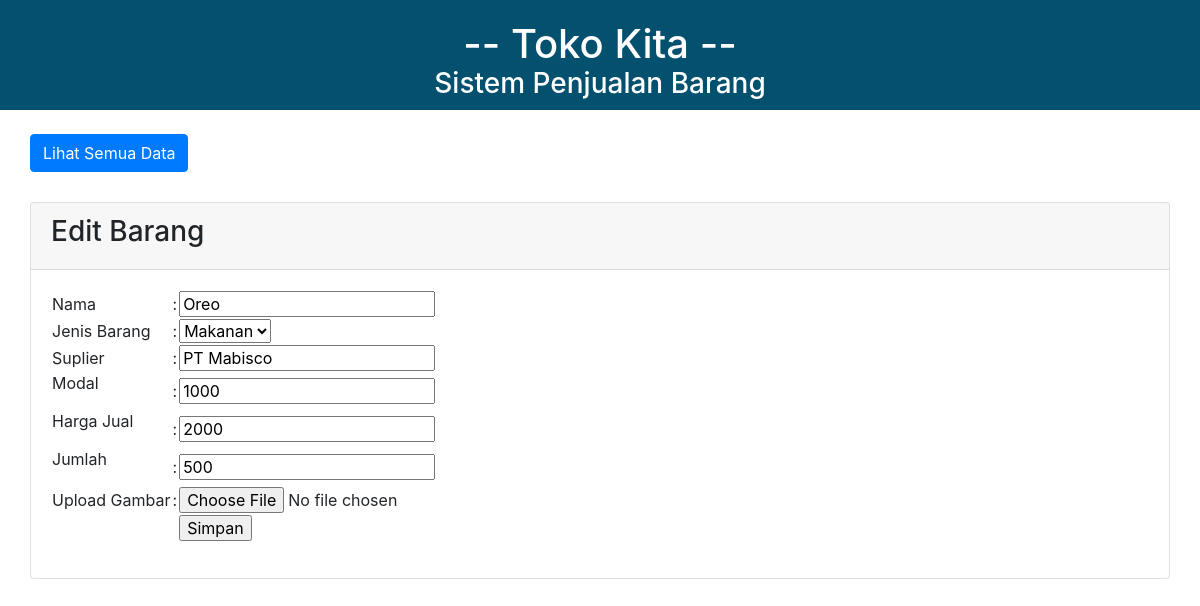
Page /edit.php?id=19 on the committed database.
### tables this page shows
CREATE TABLE `barang` (
  `id` int(11) NOT NULL,
  `gambar` varchar(100) NOT NULL,
  `nama` varchar(60) NOT NULL,
  `jenis` varchar(30) NOT NULL,
  `suplier` varchar(60) NOT NULL,
  `modal` int(11) NOT NULL,
  `harga` int(11) NOT NULL,
  `jumlah` int(11) NOT NULL
);

### edit.php (the view, shortened to what this page needs)
<html>
<head>
    <link rel="stylesheet" type="text/css" href="style_edit.css">
	<link rel="stylesheet" type="text/css" href="https://cdnjs.cloudflare.com/ajax/libs/twitter-bootstrap/4.5.2/css/bootstrap.css">
	<link rel="stylesheet" type="text/css" href="https://cdn.datatables.net/1.10.22/css/dataTables.bootstrap4.min.css">
</head>
<body>
    <div class="judul">
    <h1>-- Toko Kita --</h1>
    <br>
    <h3>Sistem Penjualan Barang</h3>
    </div>
    <br/>
        <a class="btn btn-primary" href="index2.php">Lihat Semua Data</a>
        <br/>
        <div class="card">
            <div class="card-header">
            <h3>Edit Barang</h3>
            </div>
            <div class="card-body">
                <?php
                include "koneksi.php";
                $id = $_GET['id'];
                $query_mysql = mysqli_query($conn, "SELECT * FROM barang WHERE id='$id'")or die(mysql_error());
                while($data = mysqli_fetch_array($query_mysql)){
                ?>
                <form action="update.php" method="post" enctype="multipart/form-data">
                <table>
                <tr>
                <td>Nama</td>
                <td>:</td>
                <td>
                <input type="text" name="nama" value="<?php echo $data['nama'] ?>">
                </td>
                </tr>
                <tr>
                <td>Jenis Barang</td>
                <td>:</td>
                <td><select name="jenis" id="jenis">
                <option value="Makanan"<?php if ($data['jenis']=="Makanan") { echo "selected=\"selected\""; } ?>>Makanan
                </option>
                </select></td>
                </tr>
                <tr>
                <td>Suplier</td>
                <td>:</td>
                <td>
                <input type="text" name="suplier" value="<?php echo $data['suplier'] ?>">
                </td>
                </tr>
                <tr>
                <td><p>Modal</td>
                <td>:</td>
                <td><input name = "modal" type = number value="<?php echo $data['modal'] ?>"><br></td>
                </tr>
                <tr>
                <td><p>Harga Jual</td>
                <td>:</td>
                <td><input name = "harga" type = number value="<?php echo $data['harga'] ?>"><br></td>
                </tr>
                <tr>
                <td><p>Jumlah</td>
                <td>:</td>
                <td><input name = "jumlah" type = number value="<?php echo $data['jumlah'] ?>"><br></td>
                </tr>
                <tr>
                <td>Upload Gambar</td>
                <td>:</td>
                <td>
                <input type="file" name="gambar" value="<?php echo $data['gambar'] ?>">
                </td>
                </tr>
                <tr>
                <td></td>
                <td></td>
                <td><input type="submit" value="Simpan"></td> </tr>
                </table>
                </form>
            </div>
        </div>
        <?php } ?>
</body>

### style_edit.css (style rules this page uses)
body { font-family: 'roboto'; color: #000000; }
.judul { background: #03506f; padding: 20px; text-align: center; }
.judul h1 { height: 15px; color: #ffffff; }
.judul h3 { height: 15px; color: #ffffff; }
.btn-primary { margin-left: 30px; }
.card { margin-left: 30px; margin-top: 30px; margin-right: 30px; }

### rows in the picture
barang: nama "Oreo", jenis "Makanan", suplier "PT Mabisco", modal "1000", harga "2000", jumlah "500"
